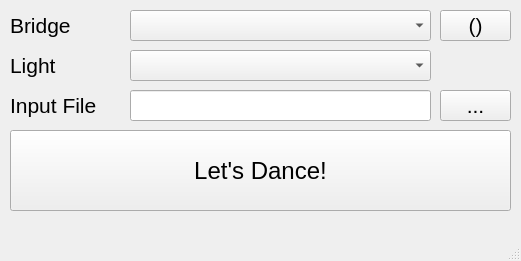
<?xml version="1.0" encoding="UTF-8"?>
<ui version="4.0">
    <class>MainWindow</class>
    <widget class="QMainWindow" name="MainWindow">
        <property name="geometry">
            <rect>
                <x>0</x>
                <y>0</y>
                <width>521</width>
                <height>261</height>
            </rect>
        </property>
        <property name="windowTitle">
            <string>MainWindow</string>
        </property>
        <property name="toolTip">
            <string>Refresh Bridge Status</string>
        </property>
        <widget class="QWidget" name="centralwidget">
            <widget class="QLabel" name="label">
                <property name="geometry">
                    <rect>
                        <x>10</x>
                        <y>50</y>
                        <width>101</width>
                        <height>31</height>
                    </rect>
                </property>
                <property name="font">
                    <font>
                        <pointsize>16</pointsize>
                    </font>
                </property>
                <property name="text">
                    <string>Light</string>
                </property>
            </widget>
            <widget class="QComboBox" name="lightsList">
                <property name="geometry">
                    <rect>
                        <x>130</x>
                        <y>50</y>
                        <width>301</width>
                        <height>31</height>
                    </rect>
                </property>
                <property name="font">
                    <font>
                        <pointsize>16</pointsize>
                    </font>
                </property>
            </widget>
            <widget class="QComboBox" name="bridgeList">
                <property name="geometry">
                    <rect>
                        <x>130</x>
                        <y>10</y>
                        <width>301</width>
                        <height>31</height>
                    </rect>
                </property>
                <property name="font">
                    <font>
                        <pointsize>16</pointsize>
                    </font>
                </property>
            </widget>
            <widget class="QLabel" name="label_2">
                <property name="geometry">
                    <rect>
                        <x>10</x>
                        <y>10</y>
                        <width>101</width>
                        <height>31</height>
                    </rect>
                </property>
                <property name="font">
                    <font>
                        <pointsize>16</pointsize>
                    </font>
                </property>
                <property name="text">
                    <string>Bridge</string>
                </property>
            </widget>
            <widget class="QToolButton" name="refreshBridges">
                <property name="geometry">
                    <rect>
                        <x>440</x>
                        <y>10</y>
                        <width>71</width>
                        <height>31</height>
                    </rect>
                </property>
                <property name="font">
                    <font>
                        <pointsize>16</pointsize>
                    </font>
                </property>
                <property name="text">
                    <string>()</string>
                </property>
                <property name="icon">
                    <iconset>
                        <normaloff>resources/icons/refresh.png</normaloff>resources/icons/refresh.png
                    </iconset>
                </property>
                <property name="iconSize">
                    <size>
                        <width>64</width>
                        <height>64</height>
                    </size>
                </property>
            </widget>
            <widget class="QLabel" name="label_3">
                <property name="geometry">
                    <rect>
                        <x>10</x>
                        <y>90</y>
                        <width>101</width>
                        <height>31</height>
                    </rect>
                </property>
                <property name="font">
                    <font>
                        <pointsize>16</pointsize>
                    </font>
                </property>
                <property name="text">
                    <string>Input File</string>
                </property>
            </widget>
            <widget class="QLineEdit" name="inputFileName">
                <property name="geometry">
                    <rect>
                        <x>130</x>
                        <y>90</y>
                        <width>301</width>
                        <height>31</height>
                    </rect>
                </property>
                <property name="font">
                    <font>
                        <pointsize>16</pointsize>
                    </font>
                </property>
            </widget>
            <widget class="QToolButton" name="chooseFile">
                <property name="geometry">
                    <rect>
                        <x>440</x>
                        <y>90</y>
                        <width>71</width>
                        <height>31</height>
                    </rect>
                </property>
                <property name="font">
                    <font>
                        <pointsize>16</pointsize>
                    </font>
                </property>
                <property name="text">
                    <string>...</string>
                </property>
                <property name="iconSize">
                    <size>
                        <width>64</width>
                        <height>64</height>
                    </size>
                </property>
            </widget>
            <widget class="QPushButton" name="startButton">
                <property name="geometry">
                    <rect>
                        <x>10</x>
                        <y>130</y>
                        <width>501</width>
                        <height>81</height>
                    </rect>
                </property>
                <property name="font">
                    <font>
                        <pointsize>18</pointsize>
                    </font>
                </property>
                <property name="text">
                    <string>Let's Dance!</string>
                </property>
                <property name="icon">
                    <iconset>
                        <normaloff>resources/icons/music.png</normaloff>resources/icons/music.png
                    </iconset>
                </property>
                <property name="iconSize">
                    <size>
                        <width>32</width>
                        <height>32</height>
                    </size>
                </property>
            </widget>
        </widget>
        <widget class="QMenuBar" name="menubar">
            <property name="geometry">
                <rect>
                    <x>0</x>
                    <y>0</y>
                    <width>521</width>
                    <height>19</height>
                </rect>
            </property>
        </widget>
        <widget class="QStatusBar" name="statusbar"/>
        <action name="actionChange_Bridge">
            <property name="text">
                <string>Change &amp;Bridge</string>
            </property>
        </action>
    </widget>
    <resources/>
    <connections/>
</ui>
